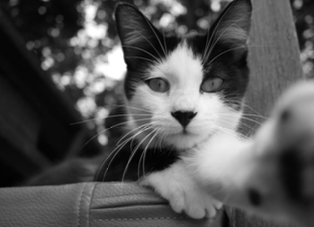
#> input picture Week_3/cat_image.png, 314 x 227 px, found by its file name
$ python Shifting_picture.py
#> lines starting #> are read from the running program, lines starting #| are printed output that depends on the picture
import numpy as np
import cv2

img = cv2.imread('Week_3\cat_image.png',0)
#> img is the input picture: shape (227, 314); min 0, max 255, mean 85.9
rows,cols = img.shape
#> rows = 227; cols = 314
M = np.float32([[1,0,25],[0,1,50]]) # right & down
dst = cv2.warpAffine(img,M,(cols,rows))
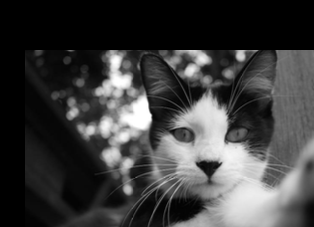
#> dst: shape (227, 314); min 0, max 255, mean 62.1
cv2.imshow('Shifted Down and Right',dst)


M = np.float32([[1,0,-50],[0,1,-90]]) # left & up
dst = cv2.warpAffine(img,M,(cols,rows))
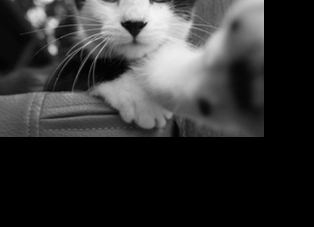
#> dst: shape (227, 314); min 0, max 245, mean 49.9
cv2.imshow('Shifted Up and Left',dst)

cv2.waitKey(0)

$ run again, with Week_3/lab.png copied over Week_3/cat_image.png
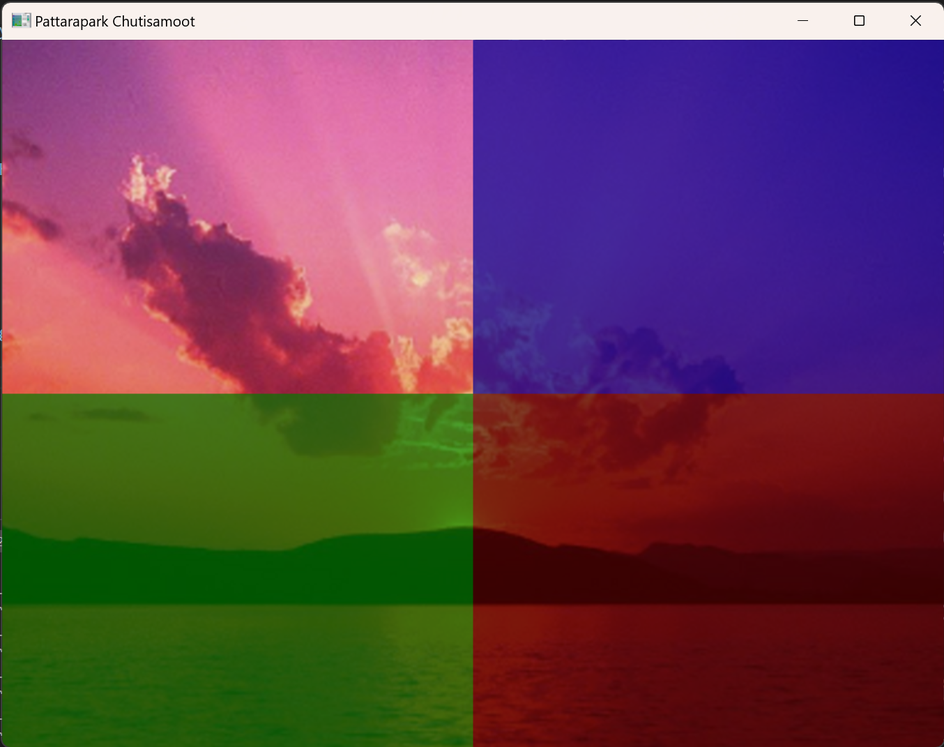
#> input picture Week_3/lab.png, 944 x 747 px, shrunk from 1354 x 1071 before the run, found by its file name
#> `img = cv2.imread('Week_3\cat_image.png',0)`:
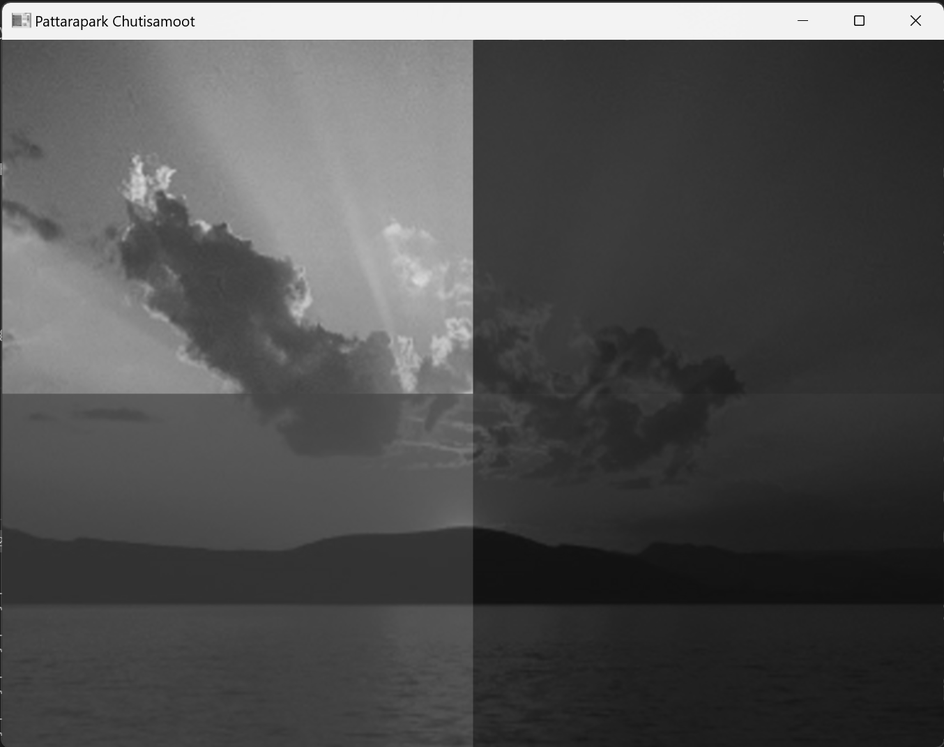
#> img: shape (747, 944); min 0, max 255, mean 80.3
#> `dst = cv2.warpAffine(img,M,(cols,rows))`:
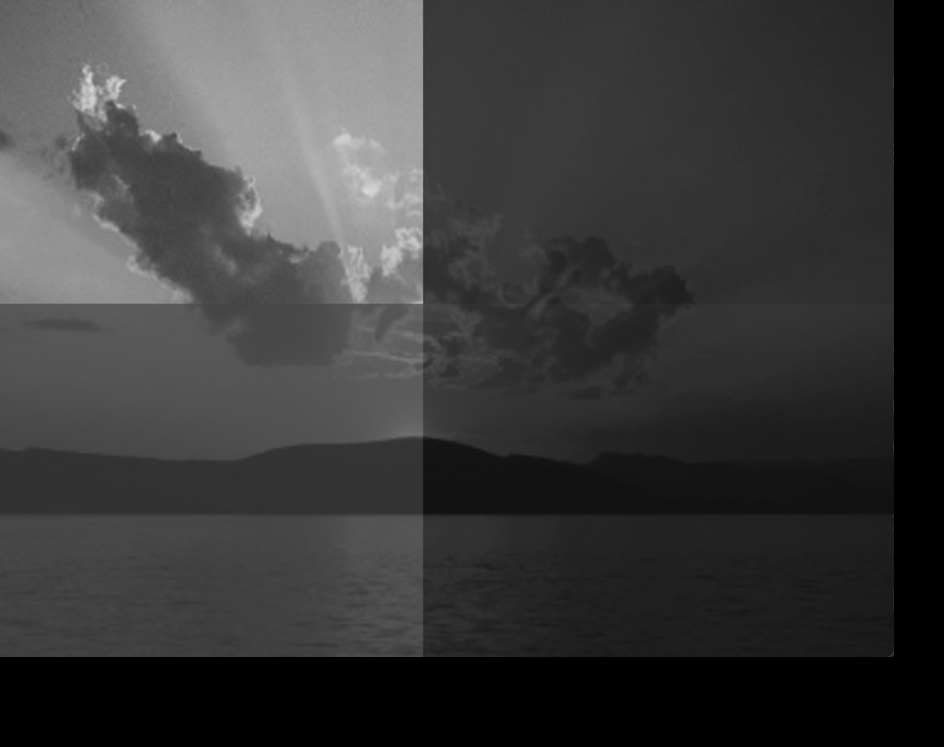
#> dst: shape (747, 944); min 0, max 218, mean 58.2

$ run again, with Week_3/sunset_image.png copied over Week_3/cat_image.png
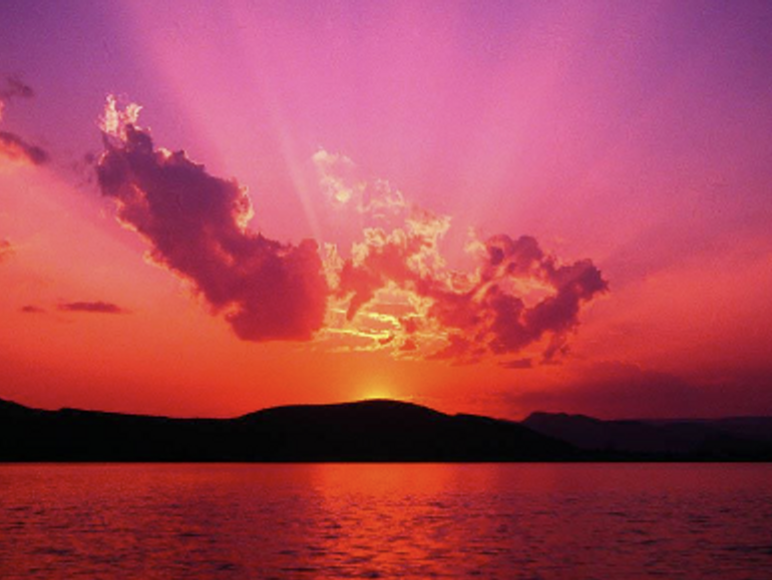
#> input picture Week_3/sunset_image.png, 772 x 580 px, found by its file name
#> `img = cv2.imread('Week_3\cat_image.png',0)`:
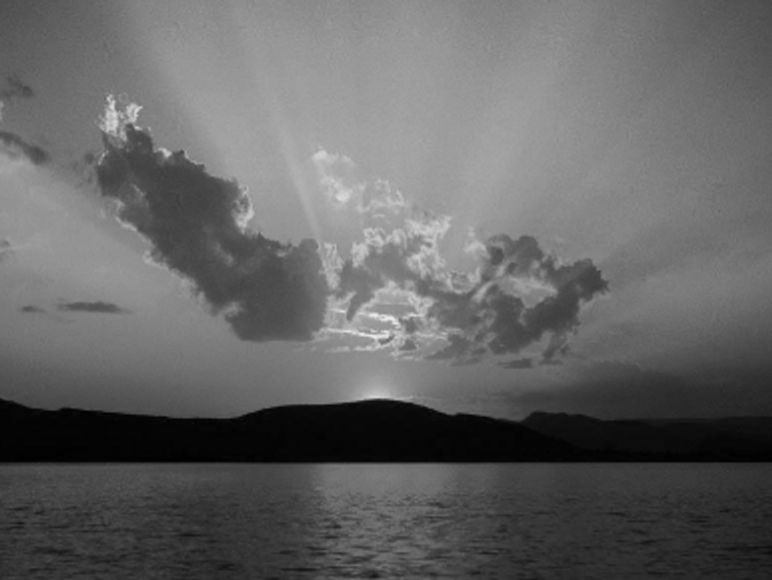
#> img: shape (580, 772); min 0, max 236, mean 100.4
#> `dst = cv2.warpAffine(img,M,(cols,rows))`:
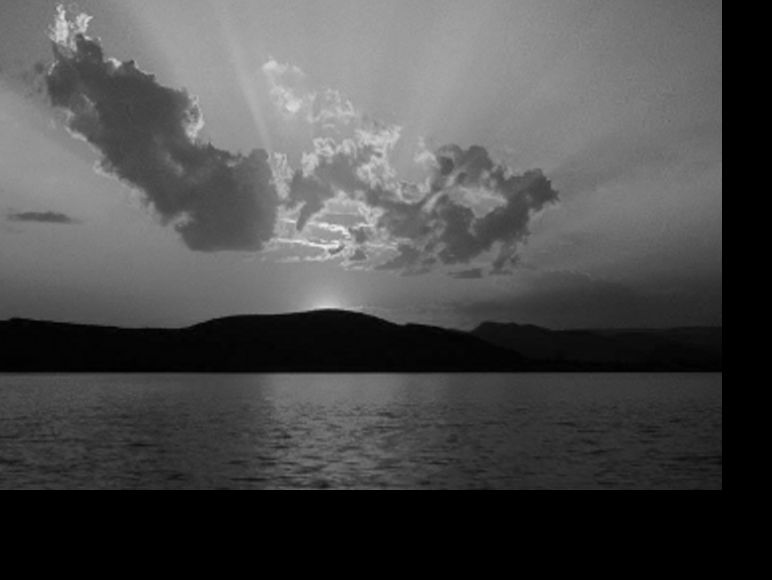
#> dst: shape (580, 772); min 0, max 236, mean 75.5

$ run again, with Week_3/sus.png copied over Week_3/cat_image.png
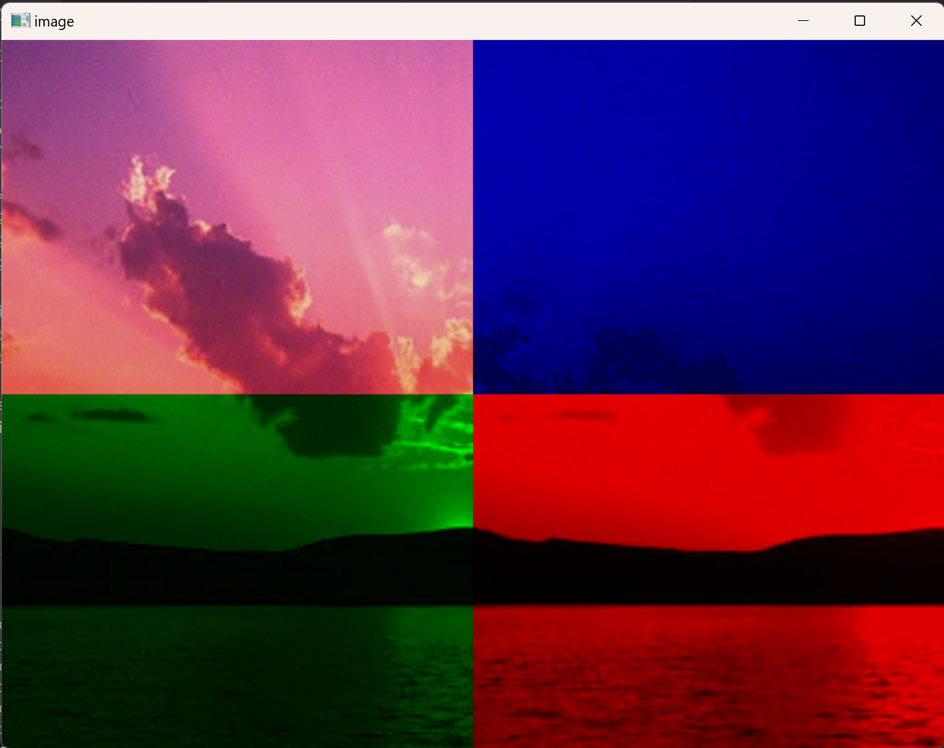
#> input picture Week_3/sus.png, 944 x 748 px, shrunk from 1352 x 1071 before the run, found by its file name
#> `img = cv2.imread('Week_3\cat_image.png',0)`:
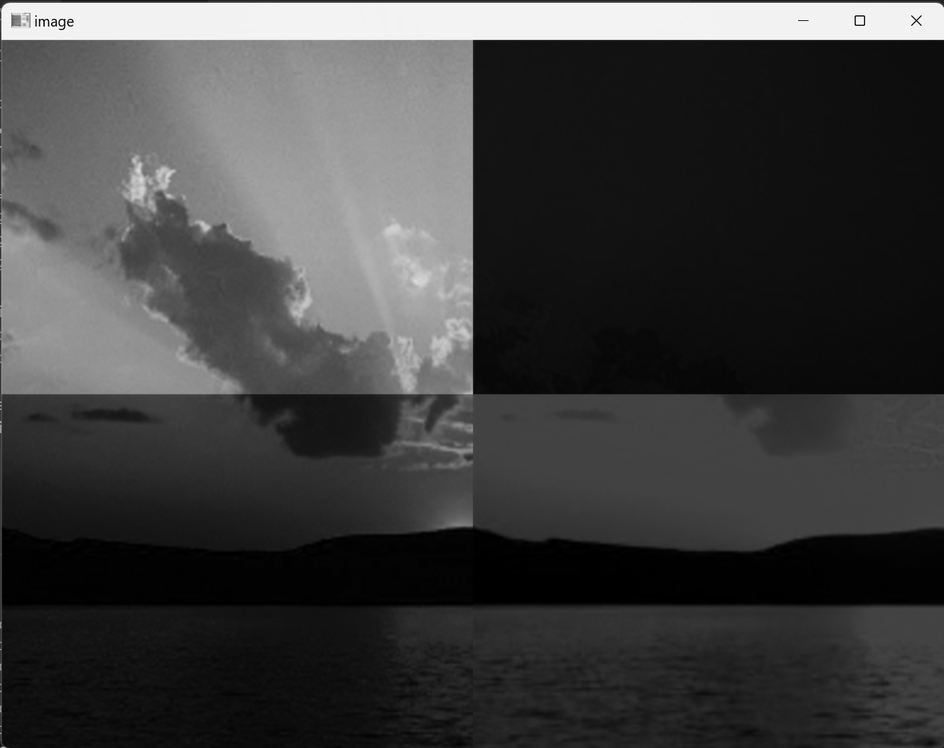
#> img: shape (748, 944); min 0, max 255, mean 63.2
#> `dst = cv2.warpAffine(img,M,(cols,rows))`:
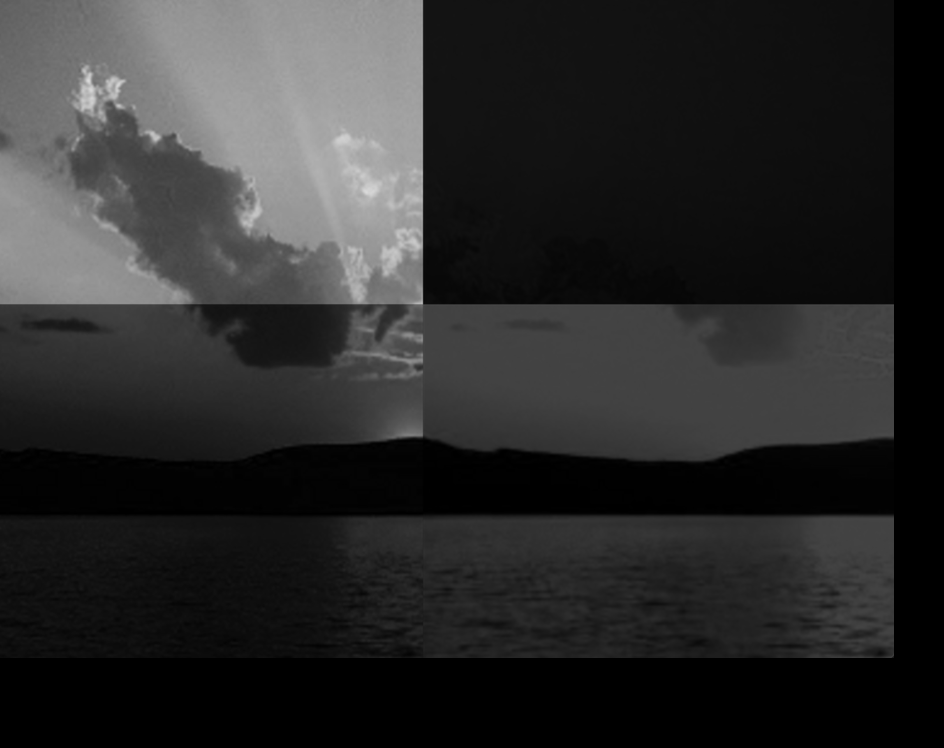
#> dst: shape (748, 944); min 0, max 218, mean 43
